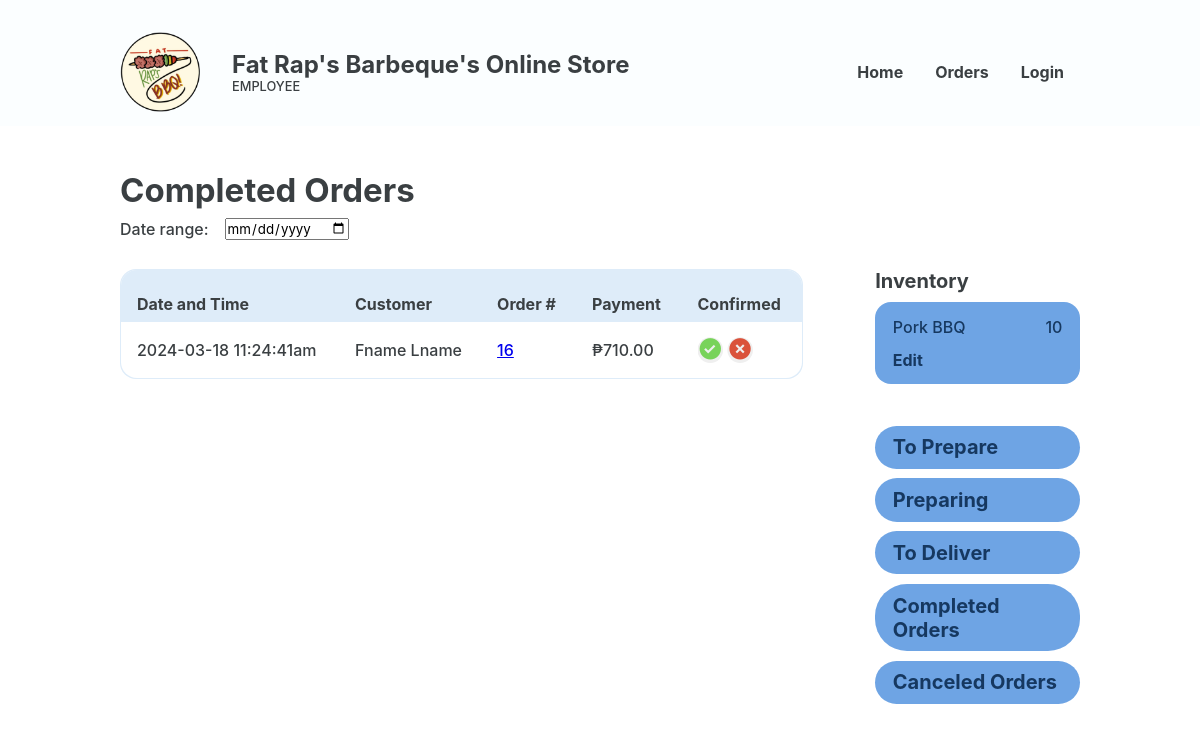
The app's page /Website/employee-completed-orders.php, older data.
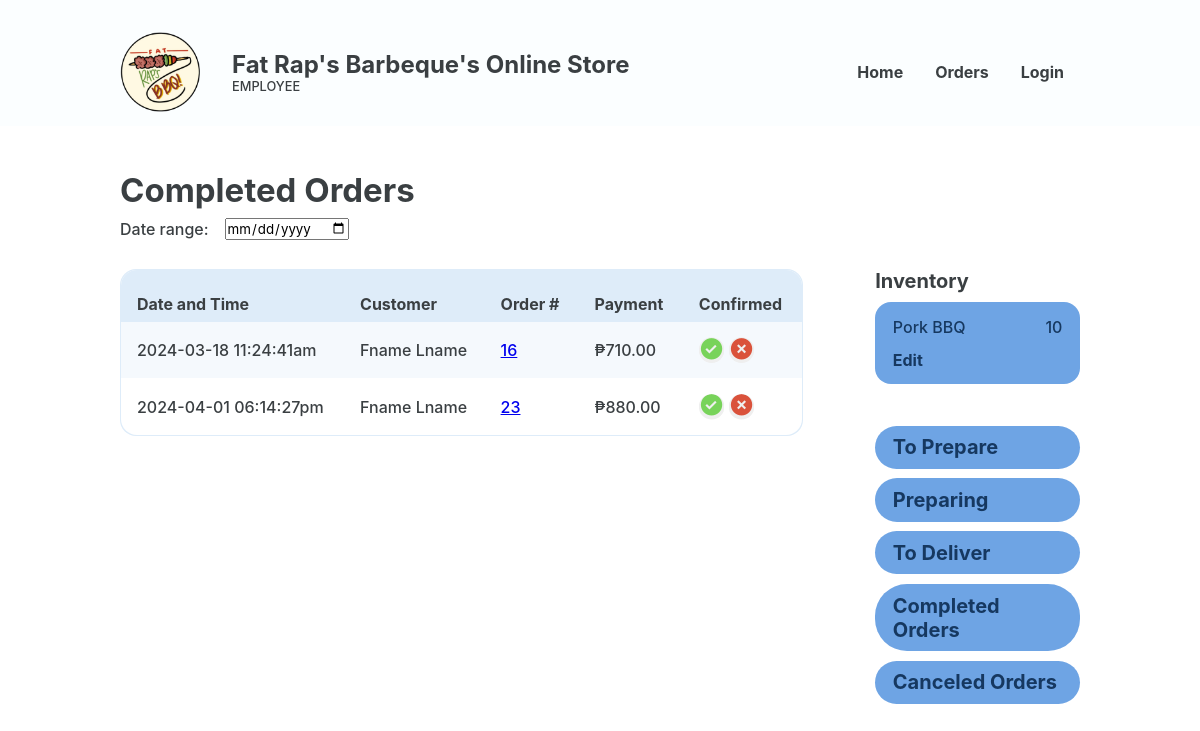
The same page, newer data.
### tables this page shows
CREATE TABLE `placed_order` (
  `PLACED_ORDER_ID` int(18) UNSIGNED NOT NULL,
  `PRSN_ID` int(18) NOT NULL,
  `CUS_NAME` varchar(20) NOT NULL,
  `CUS_NUMBER` varchar(11) NOT NULL,
  `CUS_EMAIL` varchar(35) NOT NULL,
  `PLACED_ORDER_DATE` varchar(50) NOT NULL,
  `PLACED_ORDER_TOTAL` decimal(10,2) NOT NULL,
  `DELIVERY_ADDRESS` varchar(255) NOT NULL,
  `DELIVERY_DATE` varchar(50) NOT NULL,
  `PLACED_ORDER_STATUS` varchar(50) NOT NULL,
  `PLACED_ORDER_CONFIRMATION` varchar(50) NOT NULL,
  `PLACED_ORDER_TRACKER` varchar(16) NOT NULL,
  `REFERENCE_NUMBER` varchar(50) NOT NULL,
  `GUEST_ORDER_IDENTIFIER` varchar(50) NOT NULL
);

### Website/employee-completed-orders.php (the view, shortened to what the changed rows need)
<?php
@include 'constants.php';
?>
<!DOCTYPE html>
<html lang="en">
<head>
    <link rel="stylesheet" href="header-styles.css">
    <link rel="stylesheet" href="admin-styles.css">
    <link href='https://unpkg.com/boxicons@2.1.4/css/boxicons.min.css' rel='stylesheet'>
</head>
<body>
    <header class="backend">
        <div class="header-container">
            <div class="website-title">
                <div class="text">
                    <h1>Fat Rap's Barbeque's Online Store</h1>
                </div>
            </div>
        </div>
    </header>
    <main>
        <section class="section">
            <div class="section-heading">
                <h2>Completed Orders</h2>
            </div>
            <section class="section-body">
                <section class="main-section table-wrapper">
                    <table class="alternating">
                        <tr>
                            <th class="header">Date and Time</th>
                            <th class="header">Customer</th>
                            <th class="header">Order #</th>
                            <th class="header">Payment</th>
                            <th class="header">Confirmed</th>
                        </tr>
                        <?php
                        $sql = "SELECT * FROM placed_order WHERE PLACED_ORDER_STATUS = 'Completed'";
                        $res = mysqli_query($conn, $sql);
                        $count = mysqli_num_rows($res);
                        if ($count > 0) {
                            while ($row = mysqli_fetch_assoc($res)) {
                                $PLACED_ORDER_ID = $row['PLACED_ORDER_ID'];
                                $CUS_NAME = $row['CUS_NAME'];
                                $PLACED_ORDER_DATE = $row['PLACED_ORDER_DATE'];
                                $PLACED_ORDER_TOTAL = $row['PLACED_ORDER_TOTAL'];
                        ?>
                                <tr>
                                    <td data-cell="Date and Time"><?php echo $PLACED_ORDER_DATE ?></td>
                                    <td data-cell="customer"><?php echo $CUS_NAME ?></td>
                                    <td data-cell="Order #"><a href="<?php echo SITEURL ?>admin-order-details.php?PLACED_ORDER_ID=<?php echo $PLACED_ORDER_ID; ?>"><?php echo $PLACED_ORDER_ID ?></a></td>
                                    <td data-cell="Payment">₱<?php echo $PLACED_ORDER_TOTAL ?></td>
                                    <td data-cell="Confimed">
                                        <div class="btn-wrapper">
                                            <form method="POST">
                                                <button class="btn-check" name="confirmed"><i class='bx bxs-check-circle'></i></button>
                                                <button class="btn-cross" name="not-confirmed"><i class='bx bxs-x-circle'></i></button>
                                            </form>
                                        </div>
                                    </td>
                                </tr>
                            <?php
                            }
                        }
                        ?>
                    </table>
                </section>
            </section>
        </section>
    </main>
</body>
</html>

Row changes from the older to the newer data that the page shows:
added placed_order: PLACED_ORDER_DATE "2024-04-01 06:14:27pm", CUS_NAME "Fname Lname", PLACED_ORDER_ID "23", PLACED_ORDER_TOTAL "880.00"
